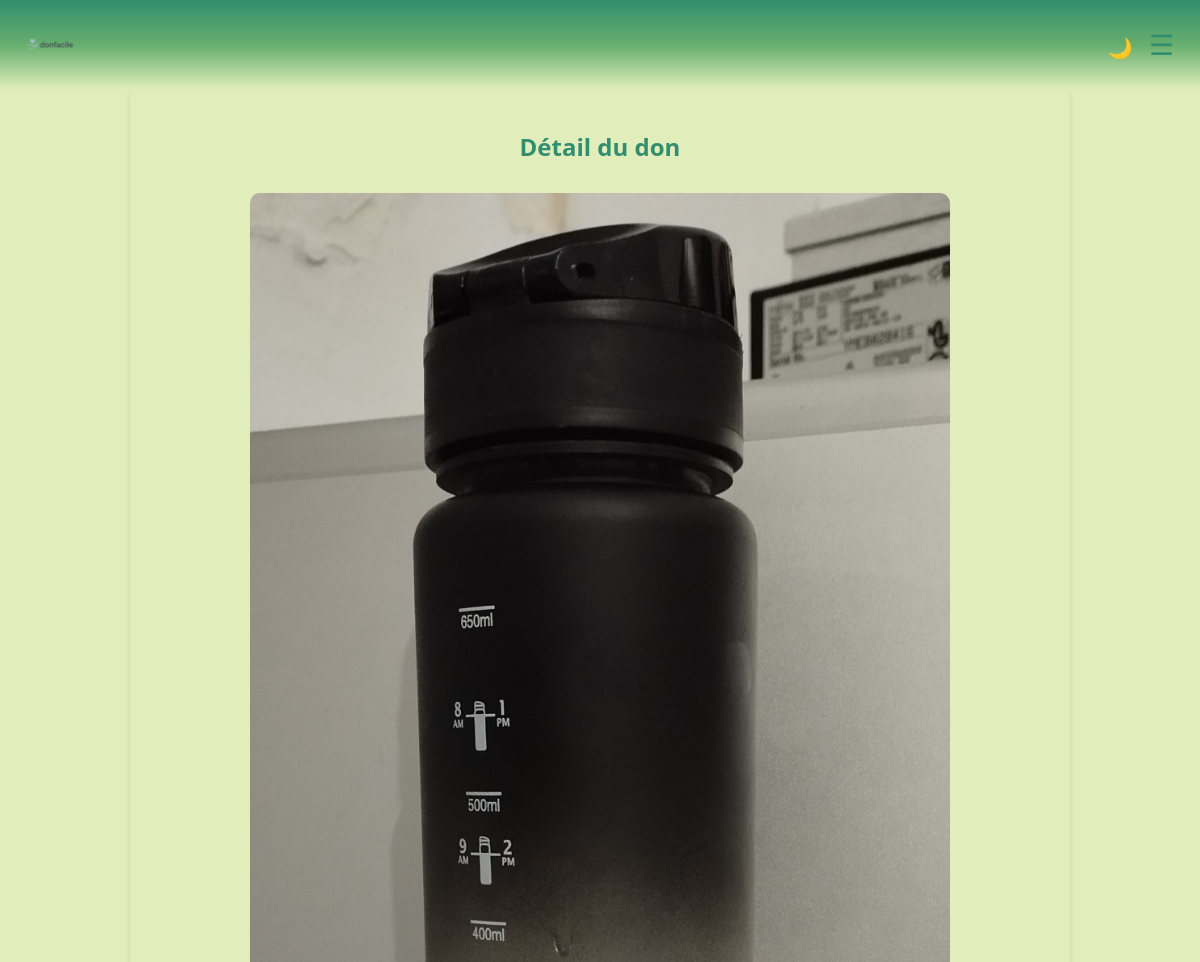
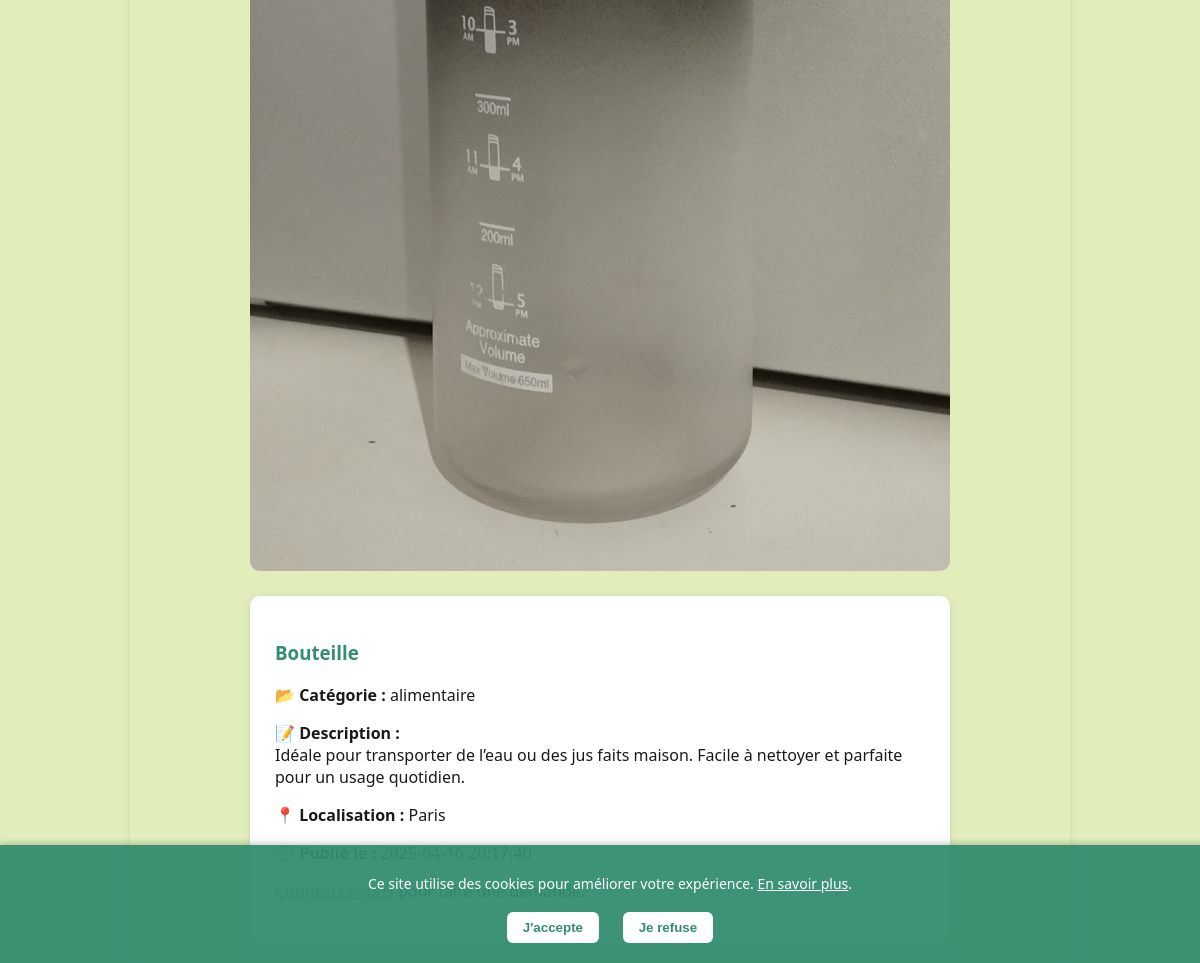
/donation/2, run on the app's committed database (2 pictures, top to bottom).
### tables this page shows
CREATE TABLE donations (
        id INTEGER PRIMARY KEY AUTOINCREMENT,
        user_id INTEGER NOT NULL,
        title TEXT NOT NULL,
        description TEXT,
        category TEXT,
        location TEXT,
        image TEXT,
        created_at TIMESTAMP DEFAULT CURRENT_TIMESTAMP,
        latitude REAL,
        longitude REAL,
        FOREIGN KEY (user_id) REFERENCES users(id)
    );

### app.py (the view)
@app.route('/donation/<int:donation_id>')
def donation_detail(donation_id):
    conn = sqlite3.connect('database.db')
    c = conn.cursor()
    c.execute('''
        SELECT title, description, category, location, created_at, image,user_id
        FROM donations WHERE id = ?
    ''', (donation_id,))
    donation = c.fetchone()
    if not donation:
        return "Don introuvanle", 404
    donateur_id=donation[6]
    c.execute('''
        SELECT COUNT(*) FROM requests
        WHERE donation_id = ? AND status = 'acceptée'
    ''', (donation_id,))
    demande_acceptee = c.fetchone()[0] > 0
    conn.close()
    return render_template('donation_detail.html', donation=donation, donation_id=donation_id,donateur_id=donateur_id, demande_acceptee=demande_acceptee)

### app.py (called while the page is built, shortened)
@app.context_processor
def inject_unread_count():
    return {'unread_count': 0}

### templates/donation_detail.html
{% extends 'base.html' %}
{% block content %}
<div style="max-width: 700px; margin: auto;" class="fade-in">
    <h2 style="text-align: center; color: var(--vert-fonce); margin-bottom: 30px;">Détail du don</h2>
    {% if donation %}
        {% if donation[5] %}
            <div style="text-align: center;">
                <img src="{{ url_for('static', filename='uploads/' ~ donation[5]) }}"
                     alt="Image du don"
                     style="max-width: 100%; border-radius: 10px; margin-bottom: 20px;">
            </div>
        {% endif %}
        <div style="background: var(--blanc); padding: 25px; border-radius: 10px; box-shadow: 0 2px 8px rgba(0,0,0,0.1);">
            <h3 style="color: var(--vert-fonce);">{{ donation[0] }}</h3>
            <p><strong>📂 Catégorie :</strong> {{ donation[2] }}</p>
            <p><strong>📝 Description :</strong><br>{{ donation[1] }}</p>
            <p><strong>📍 Localisation :</strong> {{ donation[3] }}</p>
            <p><strong>🕒 Publié le :</strong> {{ donation[4] }}</p>
            {% if session.get('user_id') %}
                {% if demande_acceptee %}
                    <p style="color: gray; font-style: italic;">Ce don a déjà été attribué.</p>
                {% else %}
                    <form method="POST" action="{{ url_for('request_donation', donation_id=donation_id) }}" style="margin-top: 20px;">
                        <button type="submit" class="btn-custom">📩 Demander ce don</button>
                    </form>
                    <p style="margin-top: 15px;">
                        <a href="{{ url_for('messages', donation_id=donation_id, receiver_id=donateur_id) }}"
                           style="color: var(--vert-moyen); text-decoration: underline;">
                            💬 Discuter avec le donateur
                        </a>
                    </p>
                {% endif %}
            {% else %}
                <p><a href="{{ url_for('login') }}" style="color: var(--vert-moyen); text-decoration: underline;">Connectez-vous</a> pour faire une demande.</p>
            {% endif %}
        </div>
    {% else %}
        <p style="text-align: center;">❌ Ce don n'existe pas.</p>
    {% endif %}
</div>
{% endblock %}

### static/css/style.css (style rules this page uses)
:root { --vert-fonce: #328E6E; --vert-moyen: #67AE6E; --vert-clair: #90C67C; --beige-vert: #E1EEBC; --texte: #1A1A1A; --blanc: #fff; }
body { margin: 0; font-family: 'Segoe UI', Tahoma, sans-serif; background-color: var(--beige-vert); animation: fadeInBody 0.6s ease-in; color: var(--texte); }
a { color: #328E6E; }
.fade-in { animation: fadeIn 0.8s ease-in-out; }
img { max-width: 100%; height: auto; }

### data on the page
donations: image (picture), title "Bouteille", category "alimentaire", description "Idéale pour transporter de l’eau ou des jus faits maison. Facile à nettoyer et parfaite pour un usage quotidien.", location "Paris"
